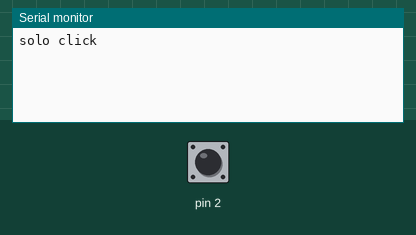
A sketch run on a simulated Arduino Uno, built with avr-gcc and run on an emulated ATmega328P. Shown: the last lines printed to the serial monitor. The test bench sets the inputs (shaded band); at power-on: pin 2 LOW.

Above: at 1.2 s.
1.3 s: pin 2 driven HIGH
At 1.7 s:
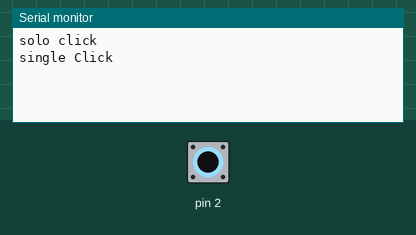
3.3 s: pin 2 driven LOW
At 4.1 s:
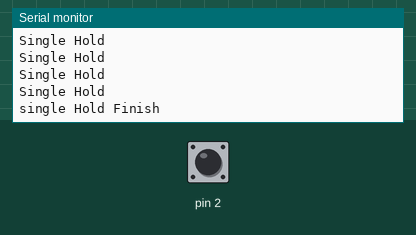
4.8 s: pin 2 pulsed HIGH 2 times (0.12 s each, 0.3 s apart)
At 6.1 s:
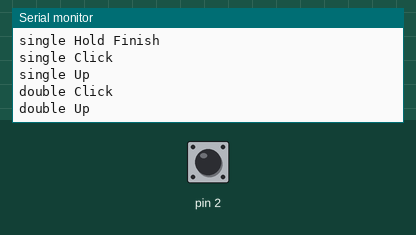

Measured:
- after the input at 1.3 s, the serial monitor: prints a new line at once (image 1)
- after the input at 3.3 s, the serial monitor: prints a new line after 0.07 s (image 2)
- after the input at 4.8 s, the serial monitor: prints a new line at once (image 3)

The sketch:

clickEvent_stuff.ino
```cpp
unsigned long oldPressTime = 0;
boolean oneClick = false;

void clickHold(){}
void singleHold(){Serial.println("Single Hold");}
void doubleHold(){Serial.println("Double Hold");}

void doubleHoldUp(){Serial.println("double Hold Finish");}
void singleHoldUp(){Serial.println("single Hold Finish");}

void clickDown(){}
void firstDown(){Serial.println("single Click");}
void doubleDown(){Serial.println("double Click");}

void clickUp(){}
void firstUp(){Serial.println("single Up");}
void doubleUp(){Serial.println("double Up");}

void soloUp(){Serial.println("solo click");}

void clickWatcher(byte pin)
{
  static const int doubleWait = 400;
  static const int holdDelay = 500;
  static const int debounce = 150;
  static unsigned long pressTime;
  static boolean clicked;
  static boolean doubleClick;
  static boolean holdFlag;
  static boolean doubleFlag = false;

  boolean pinStatus = digitalRead(pin);

  if(pinStatus && millis()-pressTime>debounce)
  {
    if (!clicked && !doubleClick && millis()-pressTime<doubleWait && !holdFlag)
    {
      doubleClick= true;
      doubleFlag=true;
    }
    if (clicked && (millis()-pressTime)>holdDelay)
    {
      holdFlag = true;
      clickHold();
      if(doubleClick) doubleHold();
      else singleHold();
    }
    else if(!clicked)
    {
      clickDown();
      clicked = true;
      holdFlag=false;
      pressTime = millis();
      if(doubleClick) doubleDown();
      else firstDown();
    }
  }
  else if(clicked && millis()-pressTime>debounce)
  {
    clickUp();
    if(holdFlag)
    {
      if(doubleClick) doubleHoldUp();
      else {
        singleHoldUp();
        doubleFlag = true;
      }
    }
    else
    {
      if(doubleClick) doubleUp();
      else {
        firstUp();
        doubleFlag = false;
      }
    }
    clicked=false;
    doubleClick=false;
  }
  else if(!doubleFlag && millis()-pressTime>doubleWait){soloUp(); doubleFlag = true;}
}


void setup()
{
  Serial.begin(9600);
}

void loop()
{
  clickWatcher(2);
}
```
